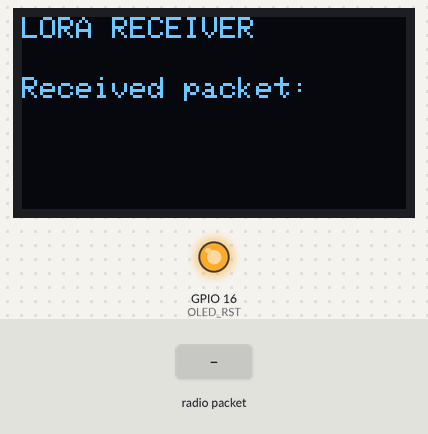
The sketch below on a simulated ESP32. Parts: 128×64 one-colour display, output pins drawn as LEDs (lit = HIGH). The test bench sets the inputs (shaded band). WiFi joins after 1.5 s; servers stay silent unless stated; no radio packets arrive unless stated; what the sketch prints to the serial monitor is not drawn.

Above: at 3.1 s.
3.2 s: radio packet "1" arrives
Timing chart, 0 to 6.2 s (numbered marks = the images above; inputs shaded):
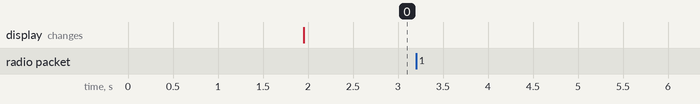

The sketch:

MEA_reciever_gateway.ino
```cpp
/***********************************
 *  Safety MEA(n) U Project
 *  Created by Supavadee Phusanam
************************************/
#include <TridentTD_LineNotify.h>

#include <ssl_client.h>
#include <WiFiClientSecure.h>

//Libraries for LoRa
#include <SPI.h>
#include <LoRa.h>

//Libraries for OLED Display
#include <Wire.h>
#include <Adafruit_GFX.h>
#include <Adafruit_SSD1306.h>

//Blynk Setting
#define BLYNK_TEMPLATE_ID "TMPLq1msm7AF"
#define BLYNK_DEVICE_NAME "SafetyMeanU Receiver"
#define BLYNK_AUTH_TOKEN "Pn_5LY8yoSXUUSt_lnbB6odapvRW9VWE"

// Comment this out to disable prints and save space
#define BLYNK_PRINT Serial

//Library for Blynk
#include <WiFi.h>
#include <WiFiClient.h>
#include <BlynkSimpleEsp32.h>

// Blynk token
char auth[] = BLYNK_AUTH_TOKEN;     // Auth Token provied by Blynk app

// WIFI
const char SSID[] = "yingspvd";     // Wifi name
const char PASSWORD[] = "88888888"; // Wifi password

#define LINE_TOKEN  "oqcae9Hg3ZAryK8x6nPmGozyxSqSM9GVucwrfVJmouW"

//define the pins used by the LoRa transceiver module
#define SCK 5
#define MISO 19
#define MOSI 27
#define SS 18
#define RST 14
#define DIO0 26

//433E6 for Asia
//866E6 for Europe
//915E6 for North America
#define BAND 915E6

//OLED pins
#define OLED_SDA 4
#define OLED_SCL 15
#define OLED_RST 16
#define SCREEN_WIDTH 128 // OLED display width, in pixels
#define SCREEN_HEIGHT 64 // OLED display height, in pixels

Adafruit_SSD1306 display(SCREEN_WIDTH, SCREEN_HEIGHT, &Wire, OLED_RST);

//Data
String LoRaData;
String location;
String ID;
String ac;
String force;
String level;

void setup() {
  //initialize Serial Monitor
  Serial.begin(115200);
  Blynk.begin(auth, SSID, PASSWORD);
  Serial.println(LINE.getVersion());

  WiFi.begin(SSID, PASSWORD);
  Serial.printf("WiFi connecting to %s\n",  SSID);
  while(WiFi.status() != WL_CONNECTED){
    Serial.print(".");
    delay(400);
  }
  Serial.printf("\nWiFi connected\nIP : ");
  Serial.println(WiFi.localIP());

  LINE.setToken(LINE_TOKEN);
  LINE.notify("\nRECEIVER2 Start!");


  //reset OLED display via software
  pinMode(OLED_RST, OUTPUT);
  digitalWrite(OLED_RST, LOW);
  delay(20);
  digitalWrite(OLED_RST, HIGH);

  //initialize OLED
  Wire.begin(OLED_SDA, OLED_SCL);
  if(!display.begin(SSD1306_SWITCHCAPVCC, 0x3c, false, false)) { // Address 0x3C for 128x32
    Serial.println(F("SSD1306 allocation failed"));
    for(;;); // Don't proceed, loop forever
  }

  display.clearDisplay();
  display.setTextColor(WHITE);
  display.setTextSize(1);
  display.setCursor(0,0);
  display.print("LORA RECEIVER ");
  display.display();

  //SPI LoRa pins
  SPI.begin(SCK, MISO, MOSI, SS);
  //setup LoRa transceiver module
  LoRa.setPins(SS, RST, DIO0);

  if (!LoRa.begin(BAND)) {
    Serial.println("Starting LoRa failed!");
    while (1);
  }
  Serial.println("LoRa Initializing OK!");
  display.setCursor(0,10);
  display.println("LoRa Initializing OK!");
  display.display();
}

void loop() {
  Blynk.run();
  readData();
  displayData();
}

void readData(){
  byte localAddress = 00000004;     // address of this device
  int count = 0;

  //try to parse packet
  int packetSize = LoRa.parsePacket();

  if (packetSize) {
    //received a packet
    Serial.print("Received packet ");
    int recipient = LoRa.read();          // recipient address
    byte sender = LoRa.read();            // sender address
    byte incomingMsgId = LoRa.read();     // incoming msg ID
    byte incomingLength = LoRa.read();    // incoming msg length
    String incoming = "";

    //read packet
    while (LoRa.available()) {
      incoming += (char)LoRa.read();
    }
     Serial.println(incomingLength);
    Serial.println(incoming.length());
    if (incomingLength != incoming.length()) {   // check length for error
    Serial.println("error: message length does not match length");
    return;                             // skip rest of function
    }

    // if the recipient isn't this device or broadcast,
    if (recipient != localAddress && recipient != 00000004) {
      Serial.println("This message is not for me.");
      return;                             // skip rest of function
    }

    // if message is for this device, or broadcast, print details:
    int pos0 = incoming.indexOf('>');
    int pos1 = incoming.indexOf('*');
    int pos2 = incoming.indexOf('<');
    int pos3 = incoming.indexOf('@');

    ID = incoming.substring(0, pos0);
    location = incoming.substring(pos0+1, pos1);
    ac = incoming.substring(pos1+1, pos2);
    force = incoming.substring(pos2+1, pos3);
    level = incoming.substring(pos3+1, incoming.length());

    String message = "\nID: " + ID + "\nLocation: " + location;
    String messageLine =  "\nID: " + ID  + "\nLevel: " + level + "\nLocation: " + location;
    Serial.println("Received from: 0x" + String(sender, HEX));
    Serial.println("Sent to: 0x" + String(recipient, HEX));
    Serial.println("ID: " + ID);
    Serial.println("Location: " + location);
    Serial.println("Accelration: "+ac);
    Serial.println("Force: " + force);
    Serial.println("Level: " + level);

    if(level == "1"){
      Serial.println("1");
    }
    else{
      Serial.println("2");
    }

    LINE.notify(messageLine);

    Blynk.virtualWrite(V0,ID);
    Blynk.virtualWrite(V1,ac);
    Blynk.virtualWrite(V2,force);
    Blynk.virtualWrite(V3,level);

    }
}

void displayData(){
  // Display information
   display.clearDisplay();
   display.setCursor(0,0);
   display.print("LORA RECEIVER");
   display.setCursor(0,20);
   display.print("Received packet:");
   display.setCursor(0,30);
   display.print(LoRaData);
   display.display();
}

// This function is called every time the Virtual Pin 0 state changes
BLYNK_WRITE(V4)
{
  resetValue();
}

void resetValue(){
  ID = "";
  ac = "";
  force = "";
  level = "";
  Blynk.virtualWrite(V0,0);
  Blynk.virtualWrite(V1,0);
  Blynk.virtualWrite(V2,0);
  Blynk.virtualWrite(V3,0);

}
```

Measured:
- after the input at 3.2 s, every drawn part: stays the same
